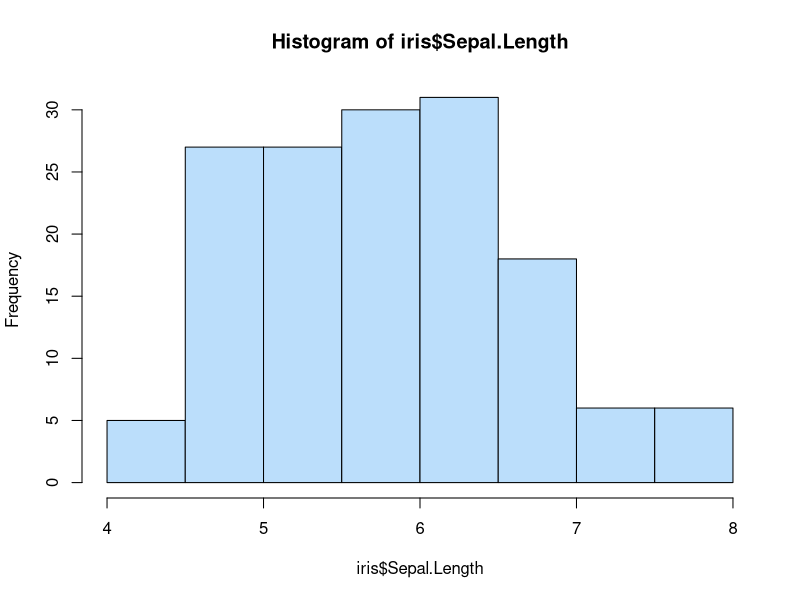
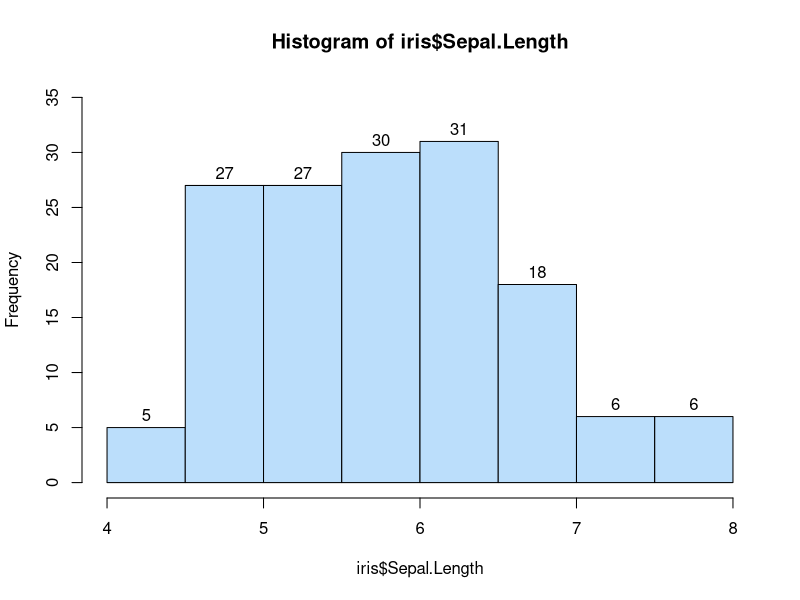

Generate these figures, in order, with R:
## ---- chunk 1
hist(iris$Sepal.Length, col = '#BBDEFB')
## ---- chunk 2
hist(iris$Sepal.Length, col = '#BBDEFB', labels = TRUE, ylim=c(0,35))
